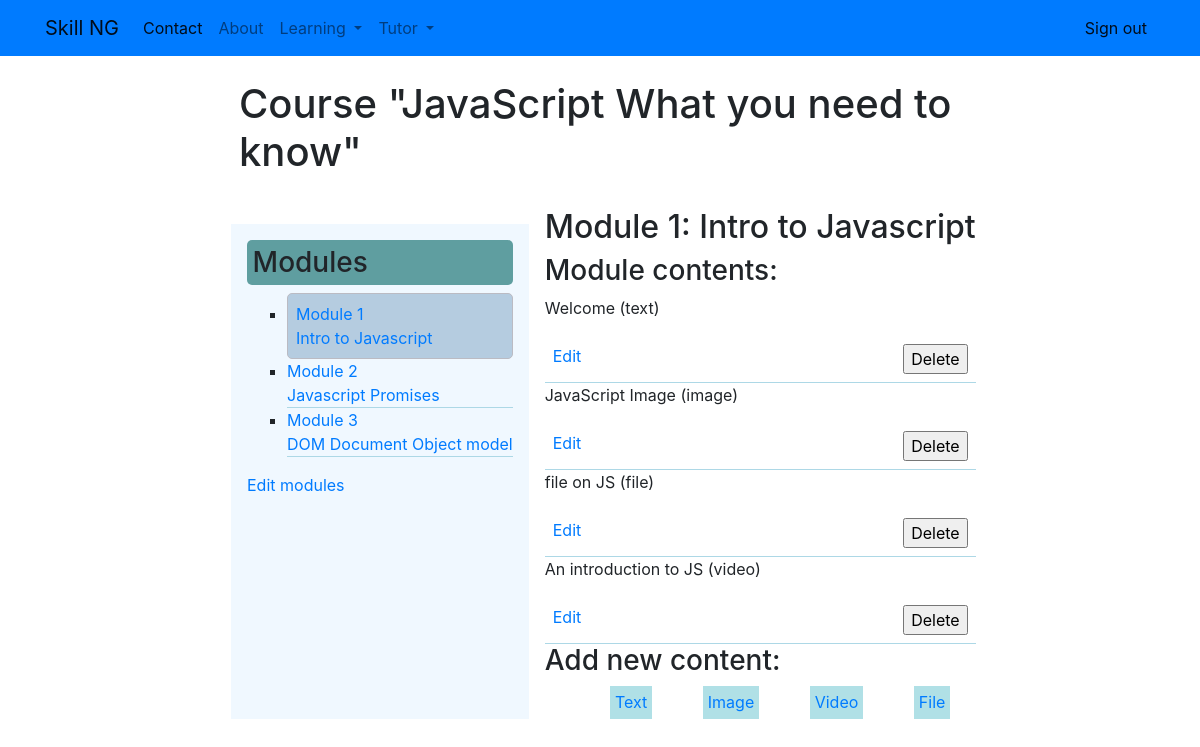
The page /course/module/1/ (signed in) on the database its author committed.
### courses/models.py (models this page shows, shortened)
class Course(models.Model):
    owner= models.ForeignKey(User, on_delete=models.CASCADE)
    subject=models.ForeignKey(Subject, on_delete=models.CASCADE, related_name='courses')
    title=models.CharField(max_length=200)
    slug=models.SlugField(max_length=200, unique=True)
    overview= models.TextField()
    created= models.DateTimeField(auto_now_add=True)
    students = models.ManyToManyField(User, related_name='courses_joined', blank=True)
    class Meta:
        ordering=['-created']

class Module(models.Model):
    course=models.ForeignKey(to=Course, on_delete=models.CASCADE, related_name='modules')
    title= models.CharField(max_length=200)
    description= models.TextField()
    order = OrderField(blank=True, for_fields=['course'])
    class Meta:
        ordering = ['order']

class Content(models.Model):
    module = models.ForeignKey(Module, on_delete=models.CASCADE, related_name='contents')
    content_type=models.ForeignKey(ContentType, on_delete=models.CASCADE, limit_choices_to={'models__in':('text', 'video', 'image', 'file')})
    object_id=models.PositiveIntegerField()
    item=GenericForeignKey('content_type', 'object_id')
    order = OrderField(blank=True, for_fields=['module'])
    class Meta:
        ordering = ['order']

class ItemBase(models.Model):
    owner=models.ForeignKey(User, related_name='%(class)s_related', on_delete=models.CASCADE)
    title=models.CharField(max_length=250)
    created=models.DateTimeField(auto_now_add=True)
    updated=models.DateTimeField(auto_now=True)
    class Meta:
        abstract= True
    def __str__(self):
        return self.title

class Text(ItemBase):
    content=models.TextField()

class Image(ItemBase):
    file=models.FileField(upload_to='images')

class File(ItemBase):
    content= models.FileField(upload_to='files')

class Video(ItemBase):
    video=models.URLField()

### courses/views.py (the view)
# urls.py: path('module/<int:module_id>/', views.ModuleContentListView.as_view(), name='module_content_list'),
class ModuleContentListView(TemplateResponseMixin, View):
    template_name = 'manage/module/content_list.html'
    def get(self, request, module_id):
        module = get_object_or_404(Module, id=module_id, course__owner=request.user)
        return self.render_to_response({'module': module})

### courses/templatetags/course.py (called while the page is built)
@register.filter
def model_name(obj):
    try:
        return obj._meta.model_name
    except AttributeError:
        return None

### courses/templates/manage/module/content_list.html (shortened to what this page needs)
{% extends "base.html" %}
{% load course %}
{% block content %}
<div class="container offset-2 col-md-8">
    {% with course=module.course %}
    <div class="page-title">
    <h1 >Course "{{ course.title }}"</h1>
    </div>
    <div class='main'>
    <aside class="module-side">
    <div class="contents">
       <h3>Modules</h3>
       <ul id="modules">
           {% for m in course.modules.all %}
               <li data-id="{{ m.id }}" {% if m == module %} class="selected" {% endif %}>
               <a href="{% url 'module_content_list' m.id %}">
               <span>
               Module <span class="order">{{ m.order|add:1 }}</span>
               </span>
               <br>
               {{ m.title }}
               </a>
               </li>
               {% empty %}
               <li>No modules yet.</li>
           {% endfor %}
       </ul>
       <p><a href="{% url 'course_module_update' course.id %}">
       Edit modules</a></p>
    </div>
    </aside>
    <div class="module">
       <h2>Module {{ module.order|add:1 }}: {{ module.title }}</h2>
       <h3>Module contents:</h3>
       <div id="module-contents">
       {% for content in module.contents.all %}
       <div data-id="{{ content.id }}">
           {% with item=content.item %}
               <p>{{ item }} ({{ item|model_name }})</p>
               <div class="controls">
               <a href="{% url 'module_content_update' module.id item|model_name item.id %}">Edit</a>
               <form action="{% url 'module_content_delete' content.id %}" method="post">
                   <input type="submit" value="Delete">
               </form>
            </div>
           {% endwith %}
       </div>
       {% empty %}
           <p>This module has no contents yet.</p>
       {% endfor %}
       </div>
       <h3>Add new content:</h3>
       <ul class="content-types">
           <li><a href="{% url 'module_content_create' module.id 'text'%}">Text</a></li>
           <li><a href="{% url 'module_content_create' module.id 'image'%}">Image</a></li>
           <li><a href="{% url 'module_content_create' module.id 'video'%}">Video</a></li>
           <li><a href="{% url 'module_content_create' module.id 'file'%}">File</a></li>
       </ul>
   </div>
</div>
   {% endwith %}
</div>
{% endblock %}

### static/css/base.css (style rules this page uses)
.page-title { display: flex; justify-content: center; margin: 1.5em; }
.module-side { padding: 1em; background-color: aliceblue; margin: 1em; }
.module-side .contents h3 { padding: 0.2em; background-color: cadetblue; border-radius: 5px; }
.ui-sortable-handle { border-bottom: 1px solid lightblue; list-style-type: square; }
.selected { background-color: #b5cce0; border: 1px solid #bbbbc3; border-radius: 5px; padding: 0.5em; }
.controls { padding: 0.5em; display: flex; justify-content: space-between; }
.main { display: flex; flex-direction: row; }
.content-types { display: flex; flex-direction: row; justify-content: space-around; }
.content-types li { background-color: powderblue; padding: 0.3em; list-style-type: none; }

### rows shown on the page
Course: title "JavaScript What you need to know"
Module: order|add "1", title "Intro to Javascript"
Module: order|add "2", title "Javascript Promises"
Module: order|add "3", title "DOM Document Object model"
Content: item "Welcome", item|model_name "text"
Content: item "JavaScript Image", item|model_name "image"
Content: item "file on JS", item|model_name "file"
Content: item "An introduction to JS", item|model_name "video"
